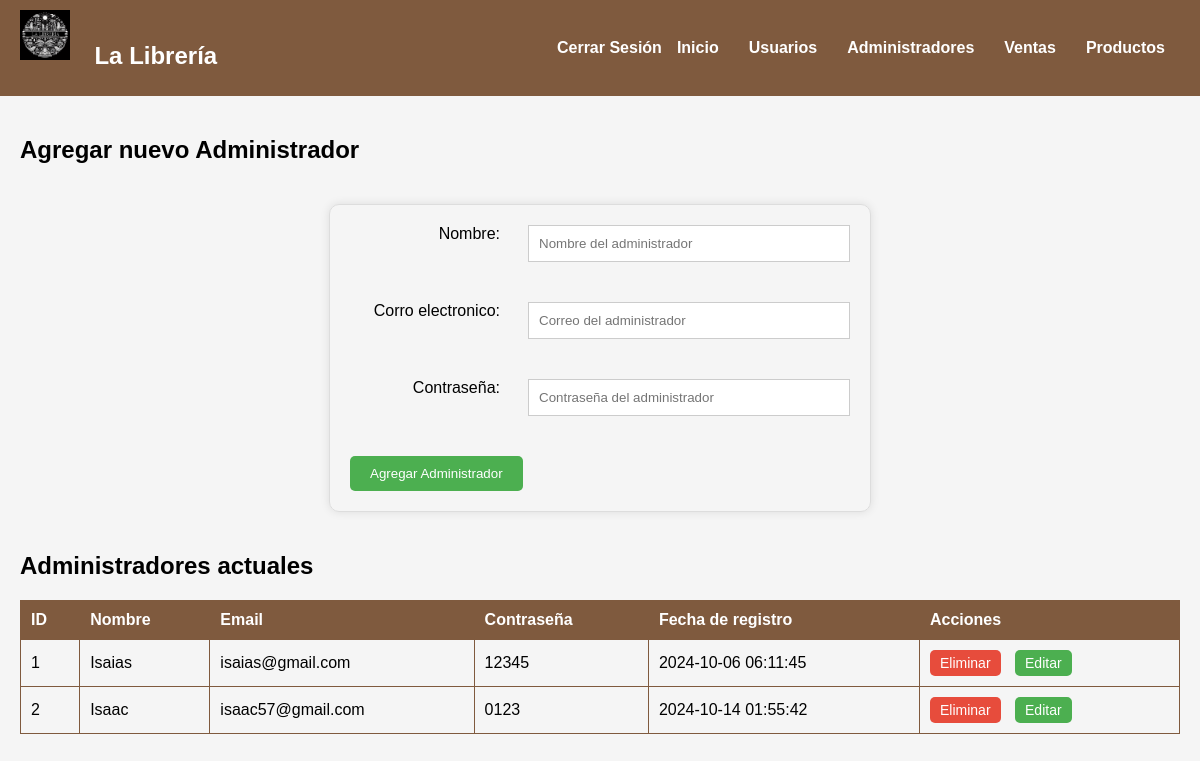
The app's page /1.8/administradores.php (signed in) with its own data.
### tables this page shows
CREATE TABLE `administradores` (
  `id_admin` int NOT NULL,
  `nombre` varchar(100) DEFAULT NULL,
  `email` varchar(100) DEFAULT NULL,
  `password` varchar(255) DEFAULT NULL,
  `fecha_registro` timestamp NULL DEFAULT CURRENT_TIMESTAMP
);

### 1.8/administradores.php (the view, shortened to what this page needs)
<?php
include 'encabad.php';
require 'conexion.php';
$administradores_sql = "SELECT * FROM administradores";
$administradores_result = $conn->query($administradores_sql);
?>
<main>
<h2>Agregar nuevo Administrador</h2>
    <div class="container">
        <form action="administradores.php" method="POST">
            <div class="form-group">
                <label for="titulo">Nombre: </label>
                <input type="text" id="nombre" name="nombre" placeholder="Nombre del administrador" required>
            </div>
            <div class="form-group">
                <label for="precio">Corro electronico: </label>
                <input type="email" id="email" name="email" placeholder="Correo del administrador" required>
            </div>
            <div class="form-group">
                <label for="precio">Contraseña: </label>
                <input type="password" id="password" name="password" placeholder="Contraseña del administrador" required>
            </div>
            <button type="submit" name="add_adminis" class="btn-submit">Agregar Administrador</button>
        </form>
    </div>
        <h2>Administradores actuales</h2>
        <table>
            <tr>
                <th>ID</th>
                <th>Nombre</th>
                <th>Email</th>
                <th>Contraseña</th>
                <th>Fecha de registro</th>
                <th>Acciones</th>
            </tr>
            <?php while ($row = $administradores_result->fetch_assoc()): ?>
            <tr>
                <td><?php echo $row['id_admin']; ?></td>
                <td><?php echo $row['nombre']; ?></td>
                <td><?php echo $row['email']; ?></td>
                <td><?php echo $row['password']; ?></td>
                <td><?php echo $row['fecha_registro']; ?></td>
                 <td>
                    <a href="administradores.php?delete_id=<?php echo $row['id_admin']; ?>" onclick="return confirm('¿Estás seguro de eliminar este administrador?')" class="btn-delete">Eliminar</a>
                    <button onclick="document.getElementById('editForm-<?php echo $row['id_admin']; ?>').style.display='block'" class="btn-edit">Editar</button>
                </td>
            </tr>
            <?php endwhile; ?>
        </table>
</main>
</body>
</html>

### 1.8/estilos/inicio.css (style rules this page uses)
body { font-family: Arial, sans-serif; background-color: #f5f5f5; margin: 0; padding: 0; }
main { padding: 20px; }
table { width: 100%; border-collapse: collapse; margin-bottom: 20px; }
th, td { padding: 10px; border: 1px solid #7f5a3e; text-align: left; }
th { background-color: #7f5a3e; color: white; }

### 1.8/estilos/productos.css (style rules this page uses)
.container { width: 500px; margin: 40px auto; padding: 20px; border: 1px solid #ddd; border-radius: 10px; box-shadow: 0 0 10px rgba(0, 0, 0, 0.1); }
.form-group { margin-bottom: 20px; display: flex; justify-content: space-between; }
label { width: 150px; text-align: right; margin-right: 10px; }
input, textarea { width: 300px; padding: 10px; margin-bottom: 20px; border: 1px solid #ccc; }
.btn-submit { background-color: #4CAF50; color: #fff; padding: 10px 20px; border: none; border-radius: 5px; cursor: pointer; }
.btn-delete { background-color: #e74c3c; color: #fff; padding: 5px 10px; border: none; border-radius: 5px; cursor: pointer; font-size: 14px; text-decoration: none; }
.btn-edit { background-color: #4CAF50; color: #fff; padding: 5px 10px; border: none; border-radius: 5px; cursor: pointer; font-size: 14px; margin-left: 10px; }

### records on screen
administradores: id_admin "1", nombre "Isaias", email "isaias@gmail.com", password "12345", fecha_registro "2024-10-06 06:11:45"
administradores: id_admin "2", nombre "Isaac", email "isaac57@gmail.com", password "0123", fecha_registro "2024-10-14 01:55:42"
